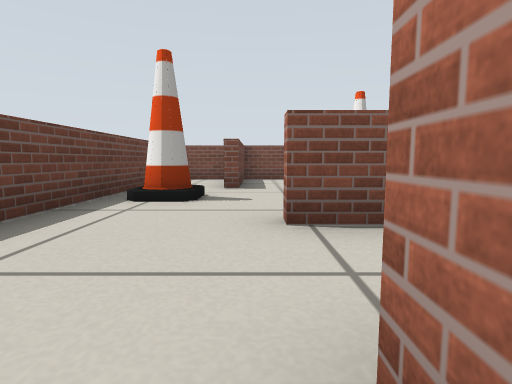
[1] (above)

18 first-person views from a walk through a robot-simulator world made for Gazebo. The camera is 0.29 m above the floor, tilts 6° down and sees 80° across. The floor is counted in squares, 0.5 m on a side. Each view is taken from the middle of a square. On the plan, view 1 faces up. The plan holds only what a view shows up to about 9 squares ahead; the rest is blank. Some surface patterns are stand-ins.

[2]
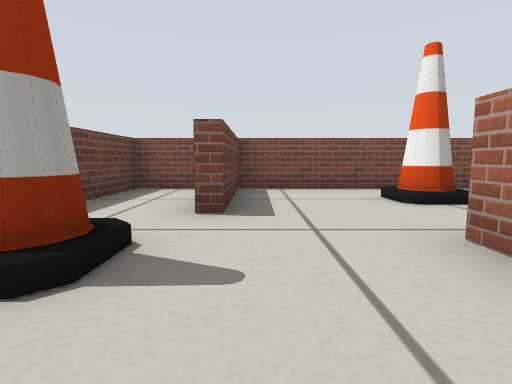

[3]
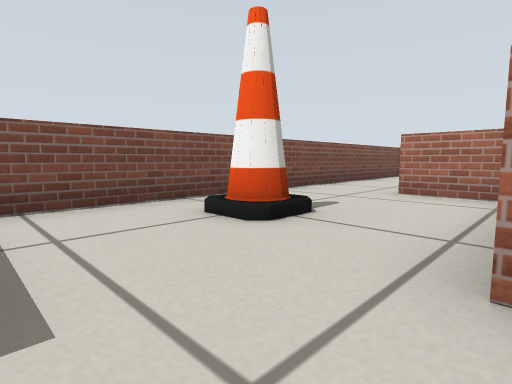

[4]
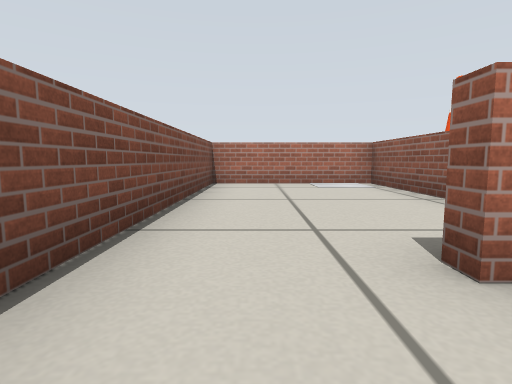

[5]
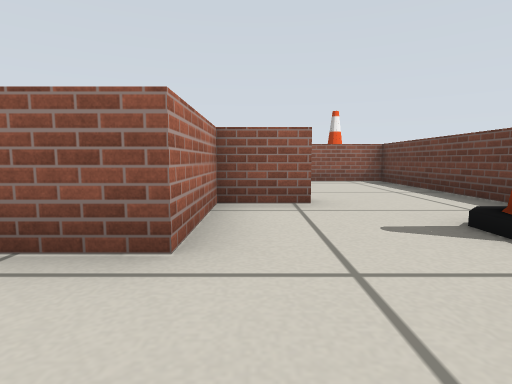

[6]
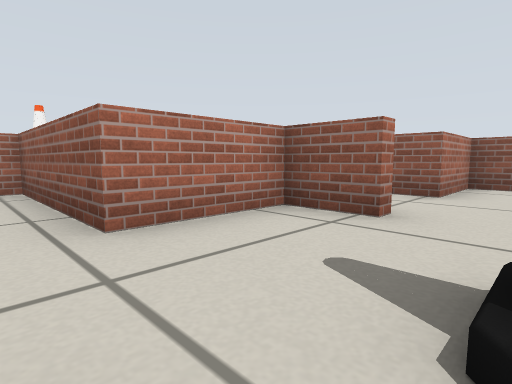

[7]
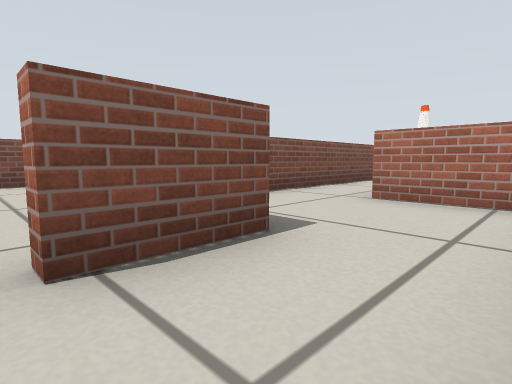

[8]
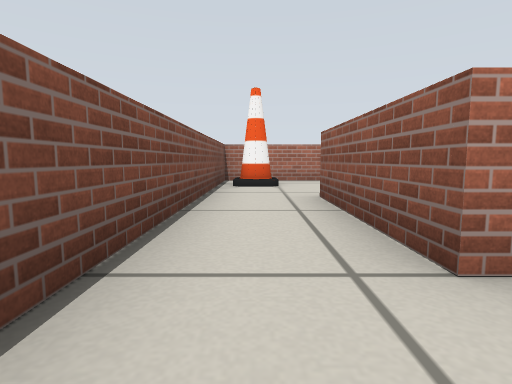

[9]
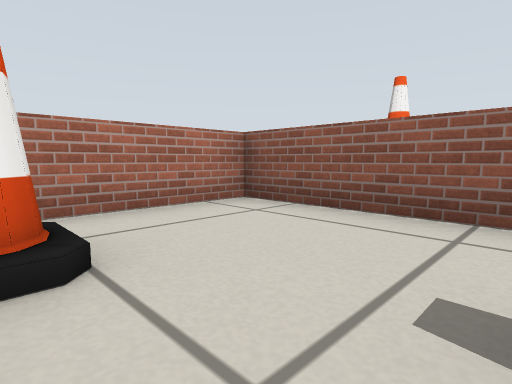

[10]
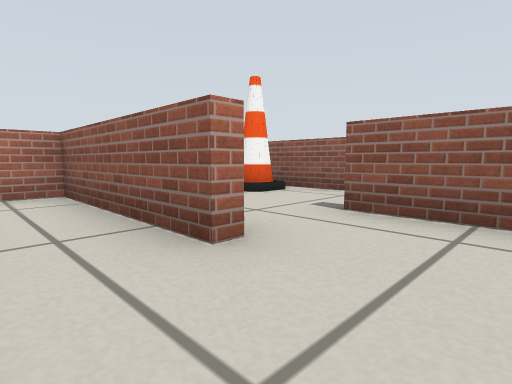

[11]
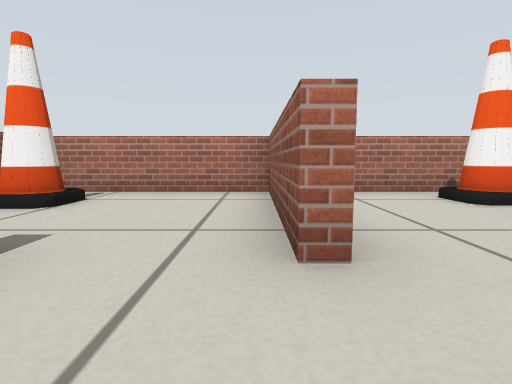

[12]
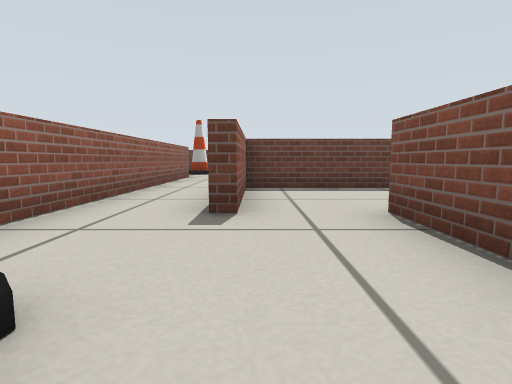

[13]
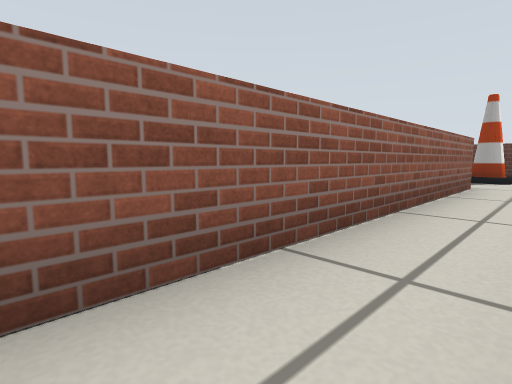

[14]
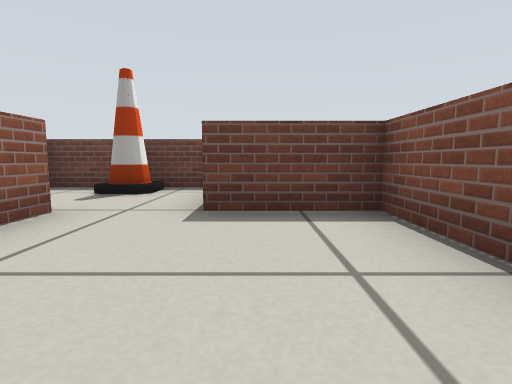

[15]
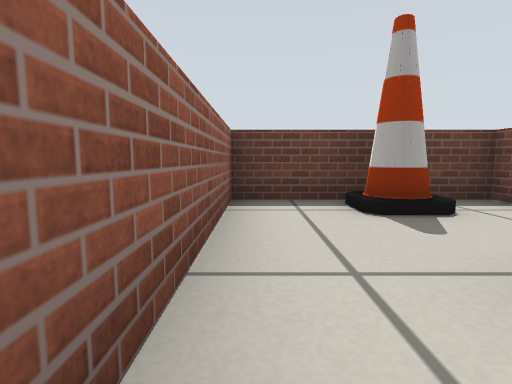

[16]
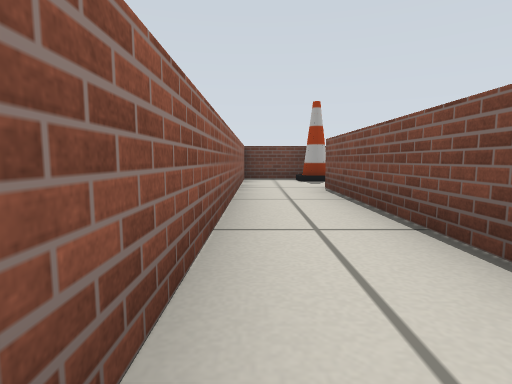

[17]
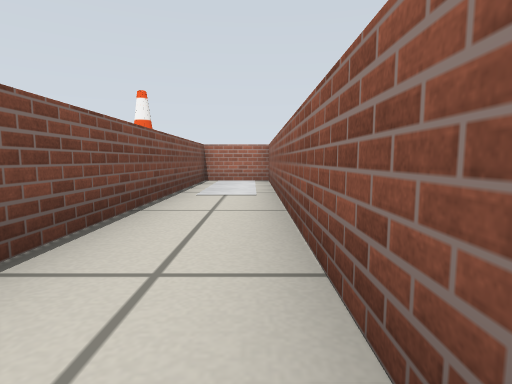

[18]
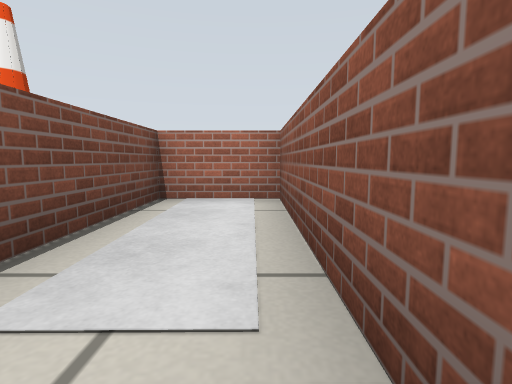

### Floor plan
Points are (right, up) in squares from view 1. A wall is a line through its corners. A room is listed if a view was taken in it or the views show most of it. See-through windows are left out.
Room 1 (views 1, 2, 3, 4, 5, 6, 7)
walls: (0.3, 3) (1.5, 3) (1.5, 5.2) (5.4, 5.2) (5.4, 7); (-1.1, 9.1) (-2.4, 9.1) (-2.4, -1.2) (-0.5, -1.2); (8.5, 5.2) (11.5, 5.2) (11.5, 9.1) (-0.3, 9.1) (-0.3, 6.2) (-0.7, 6.2); (-0.4, -1.2) (0.3, -1.2) (0.3, 0.8)
ways out: opening at (1.5, 1.5) to room 6
objects: cone (-2, 5) to (-1, 5); cone (2, 7) to (3, 8)
Room 2 (views 8, 9, 10, 11)
walls: (7.7, 0.4) (7.7, 0.8) (11.5, 0.8) (11.5, 4.9) (3.9, 4.9); (4.8, 1.8) (4.8, 0.6); (4.5, 3) (7.9, 3)
ways out: opening at (6.5, 0) to room 3; opening at (3.5, 3) to room 6
objects: cone (10, 4)
Room 3 (views 12, 13)
walls: (9.4, 0.4) (7.7, 0.4); (5.1, -1.2) (7.8, -1.2) (7.8, -1.6); (11.5, -2.9) (11.5, -0.8); (4.5, -3.3) (10.9, -3.3); (4.8, 0.6) (4.8, -1.2)
ways out: opening at (6.5, 0) to room 2; opening at (4, -3) to room 4
objects: cone (10, -2) to (11, -2)
Room 4 (view 14)
walls: (1.6, -3.3) (4.5, -3.3); (2.4, 0.4) (0.6, 0.4) (0.6, -1.6)
ways out: opening at (4, -3) to room 3; opening at (1, -3) to room 5
Room 5 (views 15, 16, 17, 18)
walls: (0.6, -3.3) (1.6, -3.3); (-2, -1.6) (-2.4, -1.6) (-2.4, -5.4) (11.5, -5.4) (11.5, -3.6) (0.6, -3.6)
ways out: opening at (1, -3) to room 4
objects: cone (-2, -4) to (-1, -3)
Room 6 (no view inside)
walls: (1.9, 2.7) (0.2, 2.7); (4.5, 1.4) (4.5, 3); (0.3, 0.8) (1.1, 0.8)
ways out: opening at (1.5, 1.5) to room 1; opening at (3.5, 3) to room 2

Positions as (right, up) in squares from view 1, and headings:
1: (0, 0), facing up
2: (0, 3), facing up
3: (0, 5), facing up-right
4: (4, 8), facing right
5: (1, 7), facing down
6: (-1, 6), facing down-right
7: (0, 1), facing up-right
8: (3, 4), facing right
9: (8, 4), facing down-right
10: (6, 2), facing down-right
11: (6, 1), facing right
12: (11, -1), facing left
13: (8, -2), facing down-left
14: (4, -1), facing left
15: (2, -5), facing left
16: (7, -5), facing left
17: (3, -5), facing right
18: (7, -5), facing right
